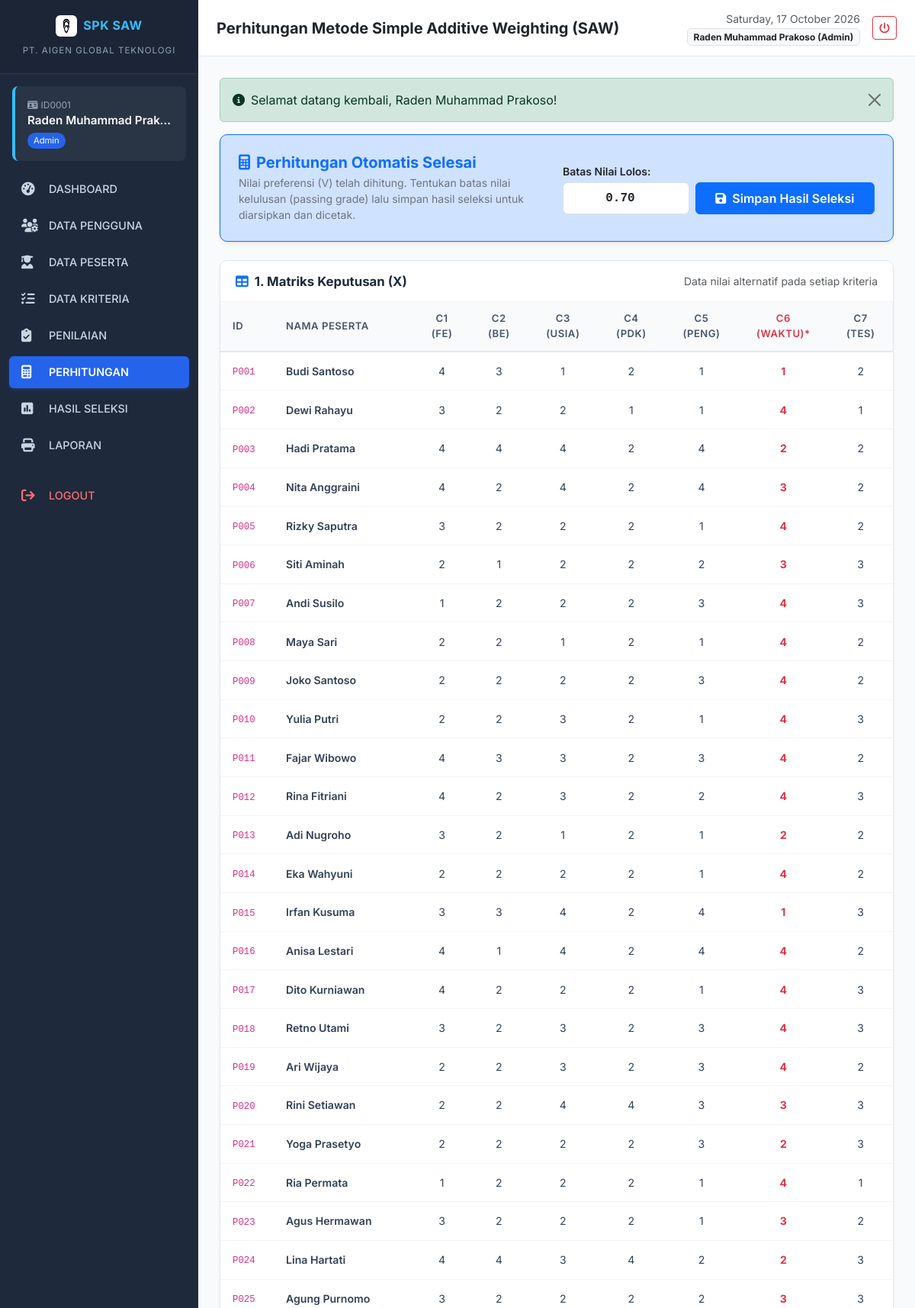
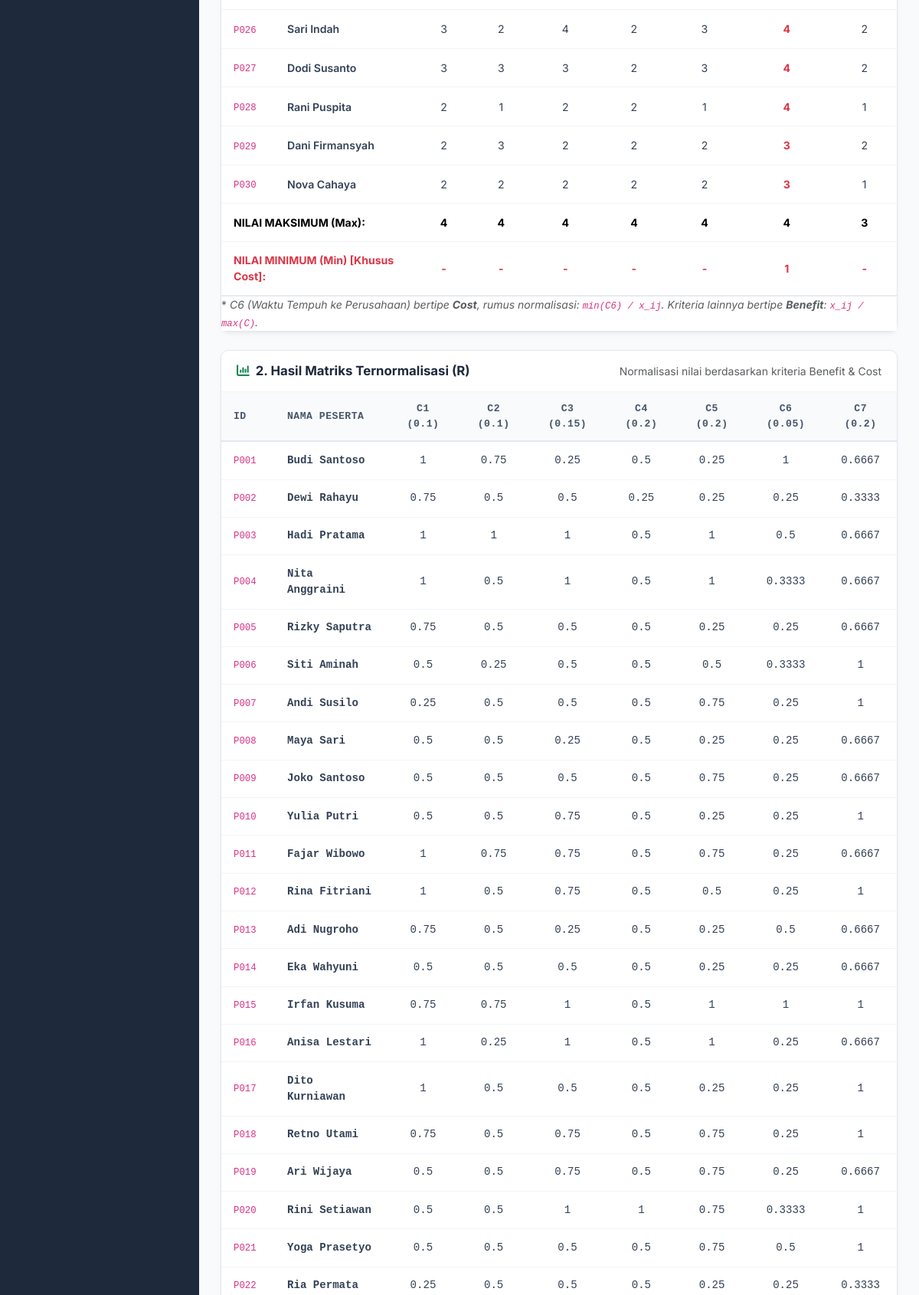
/perhitungan.php (signed in, upper part), run on the app's committed database (2 pictures, top to bottom).
### tables this page shows
CREATE TABLE `penilaian` (
  `id_penilaian` int(11) NOT NULL AUTO_INCREMENT,
  `id_peserta` varchar(20) NOT NULL,
  `c1` int(11) NOT NULL,
  `c2` int(11) NOT NULL,
  `c3` int(11) NOT NULL,
  `c4` int(11) NOT NULL,
  `c5` int(11) NOT NULL,
  `c6` int(11) NOT NULL,
  `c7` int(11) NOT NULL,
  PRIMARY KEY (`id_penilaian`),
  UNIQUE KEY `uq_penilaian_peserta` (`id_peserta`),
  CONSTRAINT `fk_penilaian_peserta` FOREIGN KEY (`id_peserta`) REFERENCES `peserta` (`id_peserta`) ON DELETE CASCADE
);

CREATE TABLE `peserta` (
  `id_peserta` varchar(20) NOT NULL,
  `nama_peserta` varchar(100) NOT NULL,
  `jurusan` varchar(100) NOT NULL,
  `alamat` text NOT NULL,
  `tanggal_lahir` date NOT NULL,
  `jenis_kelamin` enum('Laki-Laki','Perempuan') NOT NULL,
  `no_telepon` varchar(25) NOT NULL,
  PRIMARY KEY (`id_peserta`)
);

### config/database.php (called while the page is built, shortened)
<?php
$db_host = 'localhost';
$db_user = 'root';
$db_pass = '';
$db_name = 'spk_saw_aigen';
try {
    $conn = new mysqli($db_host, $db_user, $db_pass, $db_name);
    if ($conn->connect_error) {
        $db_connected = false;
        $db_error = $conn->connect_error;
    } else {
        $db_connected = true;
        $conn->set_charset("utf8mb4");
    }
} catch (Exception $e) {
    $db_connected = false;
    $db_error = $e->getMessage();
}
function query($sql) {
    global $conn, $db_connected;
    $result = $conn->query($sql);
    $rows = [];
    while ($row = $result->fetch_assoc()) {
        $rows[] = $row;
    }
    return $rows;
}
?>

### perhitungan.php (the view, shortened to what this page needs)
<?php
require_once __DIR__ . '/config/database.php';
$kriteria_db = query("SELECT * FROM kriteria ORDER BY kode_kriteria ASC");
$types   = [];
foreach ($kriteria_db as $k) {
    $code           = strtolower($k['kode_kriteria']);
    $types[$code]   = $k['tipe'];
}
$matrix_x = query("SELECT pn.*, ps.nama_peserta, ps.jurusan, ps.jenis_kelamin
    FROM penilaian pn
    JOIN peserta ps ON pn.id_peserta = ps.id_peserta
    ORDER BY pn.id_peserta ASC");
$max_min = [];
foreach (['c1', 'c2', 'c3', 'c4', 'c5', 'c6', 'c7'] as $c) {
    $vals = array_column($matrix_x, $c);
    $max_min[$c] = [
        'max' => !empty($vals) ? max($vals) : 1,
        'min' => !empty($vals) ? min($vals) : 1
    ];
}
$matrix_r = [];
foreach ($matrix_x as $row) {
    $id = $row['id_peserta'];
    $r_row = [
        'id_peserta'    => $id,
        'nama_peserta'  => $row['nama_peserta'],
        'jurusan'       => $row['jurusan'],
        'jenis_kelamin' => $row['jenis_kelamin']
    ];
    foreach (['c1', 'c2', 'c3', 'c4', 'c5', 'c6', 'c7'] as $c) {
        $val     = (float)$row[$c];
        $is_cost = ($types[$c] ?? 'Benefit') === 'Cost';
        if ($is_cost) {
            $norm = $val > 0 ? ($max_min[$c]['min'] / $val) : 0;
        } else {
            $max_val = $max_min[$c]['max'];
            $norm = $max_val > 0 ? ($val / $max_val) : 0;
        }
        $r_row[$c] = $norm;
    }
    $matrix_r[] = $r_row;
}
require_once __DIR__ . '/includes/header.php';
require_once __DIR__ . '/includes/sidebar.php';
require_once __DIR__ . '/includes/navbar.php';
?>
<div class="card-custom mb-4 bg-primary-subtle border-primary">
    <div class="card-body p-4">
        <form method="POST" action="perhitungan.php" class="row g-3 align-items-center">
            <div class="col-lg-6 col-md-12">
                <h5 class="fw-bold text-primary mb-1">
                    <i class="fa-solid fa-calculator me-2"></i>Perhitungan Otomatis Selesai
                </h5>
                <p class="mb-0 text-secondary small">
                    Nilai preferensi (V) telah dihitung. Tentukan batas nilai kelulusan (passing grade) lalu simpan hasil seleksi untuk diarsipkan dan dicetak.
                </p>
            </div>
            <div class="col-lg-6 col-md-12">
                <div class="row g-2 align-items-end justify-content-lg-end">
                    <div class="col-sm-5 col-5">
                        <label class="form-label small fw-semibold text-dark mb-1">Batas Nilai Lolos:</label>
                        <input type="number" step="0.01" min="0" max="1" name="passing_grade" class="form-control font-monospace text-center fw-bold" value="0.70" style="height: 42px;">
                    </div>
                    <div class="col-sm-7 col-7">
                        <button type="submit" class="btn btn-primary w-100 fw-semibold d-flex align-items-center justify-content-center gap-2" style="height: 42px;">
                            <i class="fa-solid fa-floppy-disk"></i> Simpan Hasil Seleksi
                        </button>
                    </div>
                </div>
            </div>
        </form>
    </div>
</div>
<div class="card-custom mb-4">
    <div class="card-header">
        <h5 class="fw-bold mb-0">
            <i class="fa-solid fa-table me-2 text-primary"></i>1. Matriks Keputusan (X)
        </h5>
        <small class="text-muted">Data nilai alternatif pada setiap kriteria</small>
    </div>
    <div class="card-body p-0">
        <div class="table-responsive">
            <table class="table-custom mb-0 text-center">
                <thead>
                    <tr>
                        <th class="text-start" width="70">ID</th>
                        <th class="text-start">NAMA PESERTA</th>
                        <th>C1 (FE)</th>
                        <th>C2 (BE)</th>
                        <th>C3 (USIA)</th>
                        <th>C4 (PDK)</th>
                        <th>C5 (PENG)</th>
                        <th class="text-danger">C6 (WAKTU)*</th>
                        <th>C7 (TES)</th>
                    </tr>
                </thead>
                <tbody>
                    <?php foreach ($matrix_x as $x): ?>
                        <tr>
                            <td class="text-start"><code><?= htmlspecialchars($x['id_peserta']) ?></code></td>
                            <td class="text-start fw-semibold"><?= htmlspecialchars($x['nama_peserta']) ?></td>
                            <td><?= $x['c1'] ?></td>
                            <td><?= $x['c2'] ?></td>
                            <td><?= $x['c3'] ?></td>
                            <td><?= $x['c4'] ?></td>
                            <td><?= $x['c5'] ?></td>
                            <td class="fw-bold text-danger"><?= $x['c6'] ?></td>
                            <td><?= $x['c7'] ?></td>
                        </tr>
                    <?php endforeach; ?>
                </tbody>
                <tfoot>
                    <tr class="table-light fw-bold">
                        <td colspan="2" class="text-start">NILAI MAKSIMUM (Max):</td>
                        <td><?= $max_min['c1']['max'] ?></td>
                        <td><?= $max_min['c2']['max'] ?></td>
                        <td><?= $max_min['c3']['max'] ?></td>
                        <td><?= $max_min['c4']['max'] ?></td>
                        <td><?= $max_min['c5']['max'] ?></td>
                        <td><?= $max_min['c6']['max'] ?></td>
                        <td><?= $max_min['c7']['max'] ?></td>
                    </tr>
                    <tr class="table-light fw-bold text-danger">
                        <td colspan="2" class="text-start">NILAI MINIMUM (Min) [Khusus Cost]:</td>
                        <td>-</td>
                        <td>-</td>
                        <td>-</td>
                        <td>-</td>
                        <td>-</td>
                        <td><?= $max_min['c6']['min'] ?></td>
                        <td>-</td>
                    </tr>
                </tfoot>
            </table>
        </div>
    </div>
    <div class="card-footer bg-white border-top small text-muted">
        * <em>C6 (Waktu Tempuh ke Perusahaan) bertipe <strong>Cost</strong>, rumus normalisasi: <code>min(C6) / x_ij</code>. Kriteria lainnya bertipe <strong>Benefit</strong>: <code>x_ij / max(C)</code>.</em>
    </div>
</div>
<div class="card-custom mb-4">
    <div class="card-header">
        <h5 class="fw-bold mb-0">
            <i class="fa-solid fa-chart-column me-2 text-success"></i>2. Hasil Matriks Ternormalisasi (R)
        </h5>
        <small class="text-muted">Normalisasi nilai berdasarkan kriteria Benefit &amp; Cost</small>
    </div>
    <div class="card-body p-0">
        <div class="table-responsive">
            <table class="table-custom mb-0 text-center font-monospace">
                <thead>
                    <tr>
                        <th class="text-start" width="70">ID</th>
                        <th class="text-start font-sans">NAMA PESERTA</th>
                        <th>C1 (0.1)</th>
                        <th>C2 (0.1)</th>
                        <th>C3 (0.15)</th>
                        <th>C4 (0.2)</th>
                        <th>C5 (0.2)</th>
                        <th>C6 (0.05)</th>
                        <th>C7 (0.2)</th>
                    </tr>
                </thead>
                <tbody>
                    <?php foreach ($matrix_r as $r): ?>
                        <tr>
                            <td class="text-start"><code><?= htmlspecialchars($r['id_peserta']) ?></code></td>
                            <td class="text-start font-sans fw-semibold"><?= htmlspecialchars($r['nama_peserta']) ?></td>
                            <td><?= rtrim(rtrim(number_format($r['c1'], 4), '0'), '.') ?></td>
                            <td><?= rtrim(rtrim(number_format($r['c2'], 4), '0'), '.') ?></td>
                            <td><?= rtrim(rtrim(number_format($r['c3'], 4), '0'), '.') ?></td>
                            <td><?= rtrim(rtrim(number_format($r['c4'], 4), '0'), '.') ?></td>
                            <td><?= rtrim(rtrim(number_format($r['c5'], 4), '0'), '.') ?></td>
                            <td><?= rtrim(rtrim(number_format($r['c6'], 4), '0'), '.') ?></td>
                            <td><?= rtrim(rtrim(number_format($r['c7'], 4), '0'), '.') ?></td>
                        </tr>
                    <?php endforeach; ?>
                </tbody>
            </table>
        </div>
    </div>
</div>
<?php require_once __DIR__ . '/includes/footer.php'; ?>

### assets/css/style.css (style rules this page uses)
:root { --primary-color: #0d6efd; --primary-hover: #0b5ed7; --sidebar-bg: #1e293b; --sidebar-hover: #334155; --sidebar-active: #2563eb; --body-bg: #f8fafc; --card-shadow: 0 4px 6px -1px rgba(0, 0, 0, 0.05), 0 2px 4px -2px rgba(0, 0, 0, 0.05); }
body { font-family: 'Inter', -apple-system, BlinkMacSystemFont, "Segoe UI", Roboto, sans-serif; background-color: var(--body-bg); color: #334155; }
.card-custom { background: #ffffff; border-radius: 10px; border: 1px solid #e2e8f0; box-shadow: var(--card-shadow); margin-bottom: 1.5rem; }
.card-custom .card-header { background: transparent; border-bottom: 1px solid #f1f5f9; padding: 1rem 1.25rem; display: flex; align-items: center; justify-content: space-between; }
.card-custom .card-header h5 { margin: 0; font-size: 1.05rem; font-weight: 600; color: #1e293b; }
.card-custom .card-body { padding: 1.25rem; }
.table-custom { width: 100%; border-collapse: separate; border-spacing: 0; }
.table-custom th { background-color: #f8fafc; color: #475569; font-weight: 600; font-size: 0.82rem; text-transform: uppercase; letter-spacing: 0.5px; padding: 0.75rem 1rem; border-bottom: 2px solid #e2e8f0; }
.table-custom td { padding: 0.85rem 1rem; font-size: 0.88rem; vertical-align: middle; border-bottom: 1px solid #f1f5f9; }

### data on the page
penilaian: id_peserta "P001", id_peserta.nama_peserta "Budi Santoso", c1 "4", c2 "3", c3 "1", c4 "2", c5 "1", c6 "1", c7 "2", c1 "1", c2 "0.75", c3 "0.25", c4 "0.5", c5 "0.25", c7 "0.6667"
penilaian: id_peserta "P002", id_peserta.nama_peserta "Dewi Rahayu", c1 "3", c2 "2", c3 "2", c4 "1", c5 "1", c6 "4", c7 "1", c1 "0.75", c2 "0.5", c3 "0.5", c4 "0.25", c5 "0.25", c6 "0.25", c7 "0.3333"
penilaian: id_peserta "P003", id_peserta.nama_peserta "Hadi Pratama", c1 "4", c2 "4", c3 "4", c4 "2", c5 "4", c6 "2", c7 "2"
penilaian: id_peserta "P004", id_peserta.nama_peserta "Nita Anggraini", c1 "4", c2 "2", c3 "4", c4 "2", c5 "4", c6 "3", c7 "2", c1 "1", c2 "0.5", c3 "1", c4 "0.5", c5 "1", c6 "0.3333", c7 "0.6667"
penilaian: id_peserta "P005", id_peserta.nama_peserta "Rizky Saputra", c1 "3", c2 "2", c3 "2", c4 "2", c5 "1", c6 "4", c7 "2", c1 "0.75", c2 "0.5", c3 "0.5", c4 "0.5", c5 "0.25", c6 "0.25", c7 "0.6667"
penilaian: id_peserta "P006", id_peserta.nama_peserta "Siti Aminah", c1 "2", c2 "1", c3 "2", c4 "2", c5 "2", c6 "3", c7 "3", c1 "0.5", c2 "0.25", c3 "0.5", c4 "0.5", c5 "0.5", c6 "0.3333"
penilaian: id_peserta "P007", id_peserta.nama_peserta "Andi Susilo", c1 "1", c2 "2", c3 "2", c4 "2", c5 "3", c6 "4", c7 "3", c1 "0.25", c2 "0.5", c3 "0.5", c4 "0.5", c5 "0.75", c6 "0.25"
penilaian: id_peserta "P008", id_peserta.nama_peserta "Maya Sari", c1 "2", c2 "2", c3 "1", c4 "2", c5 "1", c6 "4", c7 "2", c1 "0.5", c2 "0.5", c3 "0.25", c4 "0.5", c5 "0.25", c6 "0.25", c7 "0.6667"
penilaian: id_peserta "P009", id_peserta.nama_peserta "Joko Santoso", c1 "2", c2 "2", c3 "2", c4 "2", c5 "3", c6 "4", c7 "2", c1 "0.5", c2 "0.5", c3 "0.5", c4 "0.5", c5 "0.75", c6 "0.25", c7 "0.6667"
penilaian: id_peserta "P010", id_peserta.nama_peserta "Yulia Putri", c1 "2", c2 "2", c3 "3", c4 "2", c5 "1", c6 "4", c7 "3", c1 "0.5", c2 "0.5", c3 "0.75", c4 "0.5", c5 "0.25", c6 "0.25"
penilaian: id_peserta "P011", id_peserta.nama_peserta "Fajar Wibowo", c1 "4", c2 "3", c3 "3", c4 "2", c5 "3", c6 "4", c7 "2", c1 "1", c2 "0.75", c3 "0.75", c4 "0.5", c5 "0.75", c6 "0.25", c7 "0.6667"
penilaian: id_peserta "P012", id_peserta.nama_peserta "Rina Fitriani", c1 "4", c2 "2", c3 "3", c4 "2", c5 "2", c6 "4", c7 "3", c1 "1", c2 "0.5", c3 "0.75", c4 "0.5", c5 "0.5", c6 "0.25", c7 "1"
penilaian: id_peserta "P013", id_peserta.nama_peserta "Adi Nugroho", c1 "3", c2 "2", c3 "1", c4 "2", c5 "1", c6 "2", c7 "2", c1 "0.75", c2 "0.5", c3 "0.25", c4 "0.5", c5 "0.25", c6 "0.5", c7 "0.6667"
penilaian: id_peserta "P014", id_peserta.nama_peserta "Eka Wahyuni", c1 "2", c2 "2", c3 "2", c4 "2", c5 "1", c6 "4", c7 "2", c1 "0.5", c2 "0.5", c3 "0.5", c4 "0.5", c5 "0.25", c6 "0.25", c7 "0.6667"
penilaian: id_peserta "P015", id_peserta.nama_peserta "Irfan Kusuma", c1 "3", c2 "3", c3 "4", c4 "2", c5 "4", c6 "1", c7 "3", c1 "0.75", c2 "0.75", c4 "0.5"
penilaian: id_peserta "P016", id_peserta.nama_peserta "Anisa Lestari", c1 "4", c2 "1", c3 "4", c4 "2", c5 "4", c6 "4", c7 "2", c2 "0.25", c4 "0.5", c6 "0.25", c7 "0.6667"
penilaian: id_peserta "P017", id_peserta.nama_peserta "Dito Kurniawan", c1 "4", c2 "2", c3 "2", c4 "2", c5 "1", c6 "4", c7 "3", c2 "0.5", c3 "0.5", c4 "0.5", c5 "0.25", c6 "0.25"
penilaian: id_peserta "P018", id_peserta.nama_peserta "Retno Utami", c1 "3", c2 "2", c3 "3", c4 "2", c5 "3", c6 "4", c7 "3", c1 "0.75", c2 "0.5", c3 "0.75", c4 "0.5", c5 "0.75", c6 "0.25", c7 "1"
penilaian: id_peserta "P019", id_peserta.nama_peserta "Ari Wijaya", c1 "2", c2 "2", c3 "3", c4 "2", c5 "3", c6 "4", c7 "2", c1 "0.5", c2 "0.5", c3 "0.75", c4 "0.5", c5 "0.75", c6 "0.25", c7 "0.6667"
penilaian: id_peserta "P020", id_peserta.nama_peserta "Rini Setiawan", c1 "2", c2 "2", c3 "4", c4 "4", c5 "3", c6 "3", c7 "3", c1 "0.5", c2 "0.5", c3 "1", c4 "1", c5 "0.75", c6 "0.3333", c7 "1"
penilaian: id_peserta "P021", id_peserta.nama_peserta "Yoga Prasetyo", c1 "2", c2 "2", c3 "2", c4 "2", c5 "3", c6 "2", c7 "3", c1 "0.5", c2 "0.5", c3 "0.5", c4 "0.5", c5 "0.75", c6 "0.5", c7 "1"
penilaian: id_peserta "P022", id_peserta.nama_peserta "Ria Permata", c1 "1", c2 "2", c3 "2", c4 "2", c5 "1", c6 "4", c7 "1", c1 "0.25", c2 "0.5", c3 "0.5", c4 "0.5", c5 "0.25", c6 "0.25", c7 "0.3333"
penilaian: id_peserta "P023", id_peserta.nama_peserta "Agus Hermawan", c1 "3", c2 "2", c3 "2", c4 "2", c5 "1", c6 "3", c7 "2"
penilaian: id_peserta "P024", id_peserta.nama_peserta "Lina Hartati", c1 "4", c2 "4", c3 "3", c4 "4", c5 "2", c6 "2", c7 "3"
penilaian: id_peserta "P025", id_peserta.nama_peserta "Agung Purnomo", c1 "3", c2 "2", c3 "2", c4 "2", c5 "2", c6 "3", c7 "3"
penilaian: id_peserta "P026", id_peserta.nama_peserta "Sari Indah", c1 "3", c2 "2", c3 "4", c4 "2", c5 "3", c6 "4", c7 "2"
penilaian: id_peserta "P027", id_peserta.nama_peserta "Dodi Susanto", c1 "3", c2 "3", c3 "3", c4 "2", c5 "3", c6 "4", c7 "2"
penilaian: id_peserta "P028", id_peserta.nama_peserta "Rani Puspita", c1 "2", c2 "1", c3 "2", c4 "2", c5 "1", c6 "4", c7 "1"
penilaian: id_peserta "P029", id_peserta.nama_peserta "Dani Firmansyah", c1 "2", c2 "3", c3 "2", c4 "2", c5 "2", c6 "3", c7 "2"
penilaian: id_peserta "P030", id_peserta.nama_peserta "Nova Cahaya", c1 "2", c2 "2", c3 "2", c4 "2", c5 "2", c6 "3", c7 "1"

### other printed values
$user_id "ID0001"
$user_name "Raden Muhammad Prak…"
$user_role "Admin"
$page_heading "Perhitungan Metode Simple Additive Weighting (SAW)"
$_SESSION['user_name'] "Raden Muhammad Prakoso"
$_SESSION['user_role'] "Admin"
$flash['message'] "Selamat datang kembali, Raden Muhammad Prakoso!"
$max_min['c1']['max'] "4"
$max_min['c2']['max'] "4"
$max_min['c3']['max'] "4"
$max_min['c4']['max'] "4"
$max_min['c5']['max'] "4"
$max_min['c6']['max'] "4"
$max_min['c7']['max'] "3"
$max_min['c6']['min'] "1"
